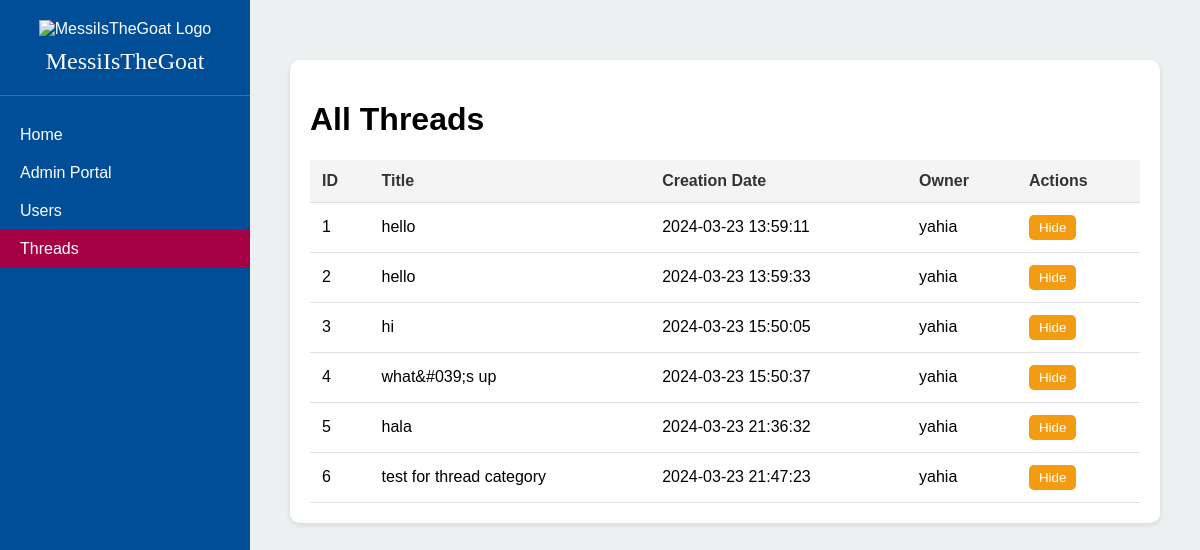
Page /PHP/AdminThreadPage.php on the committed database.
### tables this page shows
CREATE TABLE `threads` (
  `thread_id` int(11) NOT NULL,
  `title` varchar(255) NOT NULL,
  `user_id` int(11) DEFAULT NULL,
  `category_id` int(11) DEFAULT NULL,
  `creation_date` datetime DEFAULT current_timestamp(),
  `body` text DEFAULT NULL,
  `is_hidden` tinyint(1) NOT NULL DEFAULT 0
);

CREATE TABLE `users` (
  `user_id` int(11) NOT NULL,
  `username` varchar(50) NOT NULL,
  `email` varchar(100) NOT NULL,
  `password` varchar(255) NOT NULL,
  `profile_pic_blob` blob DEFAULT NULL,
  `registration_date` datetime DEFAULT current_timestamp(),
  `status` enum('active','blocked') DEFAULT 'active',
  `profile_pic_type` varchar(50) DEFAULT NULL
);

### PHP/AdminThreadPage.php (the view, shortened to what this page needs)
<?php
include 'login_status.php';
$sql = "SELECT threads.thread_id, threads.title, threads.creation_date, threads.is_hidden, users.username FROM threads JOIN users ON threads.user_id = users.user_id;";
$result = $db->query($sql);
$threads = [];
while ($row = $result->fetch_assoc()) {
    $threads[] = $row;
}
?>
<!DOCTYPE html>
<html lang="en">
<head>
    <link rel="stylesheet" href="../CSS/stylesadmin2.css">
</head>
<body>
<div class="admin-container">
    <aside class="admin-sidebar">
        <div class="logo-container">
            <img src="https://encrypted-tbn3.gstatic.com/images?q=tbn:ANd9GcQHnhWFBFpqpDEQE_DyEaYEXHwa8QY4mAsBTeZaif0XvmL1sXI2" alt="MessiIsTheGoat Logo" class="logo-image">
            <div class="logo-title">MessiIsTheGoat</div>
        </div>
        <ul class="sidebar-menu">
            <li><a href="Index.php">Home</a></li>
            <li><a href="adminPage.php">Admin Portal</a></li>
            <li><a href="AdminUser.php">Users</a></li>
            <li class="active"><a href="AdminThreadPage.php">Threads</a></li>
        </ul>
    </aside>
    <main class="admin-main">
        <div class="threads-container">
            <h1>All Threads</h1>
            <table class="threads-table">
                <thead>
                    <tr>
                        <th>ID</th>
                        <th>Title</th>
                        <th>Creation Date</th>
                        <th>Owner</th>
                        <th>Actions</th>
                    </tr>
                </thead>
                <tbody>
                    <?php foreach ($threads as $thread): ?>
                    <tr id="thread-<?php echo $thread['thread_id']; ?>">
                        <td><?php echo htmlspecialchars($thread['thread_id']); ?></td>
                        <td><?php echo htmlspecialchars($thread['title']); ?></td>
                        <td><?php echo htmlspecialchars($thread['creation_date']); ?></td>
                        <td><?php echo htmlspecialchars($thread['username']); ?></td>
                        <td>
                        <button class="action-btn <?php echo $thread['is_hidden'] ? 'unhide-btn' : 'hide-btn'; ?>" onclick="toggleVisibility(<?php echo $thread['thread_id']; ?>, <?php echo $thread['is_hidden'] ? 'true' : 'false'; ?>, this)">
                            <?php echo $thread['is_hidden'] ? 'Unhide' : 'Hide'; ?>
                        </button>
                        </td>
                    </tr>
                    <?php endforeach; ?>
                </tbody>
            </table>
        </div>
    </main>
</div>
</body>
</html>

### CSS/stylesadmin2.css (style rules this page uses)
body { margin: 0; font-family: 'Arial', sans-serif; background-color: #ECF0F1; }
.admin-container { display: flex; height: 100vh; }
.admin-sidebar { background-color: #004d98; color: white; width: 250px; padding: 20px 0; display: flex; flex-direction: column; }
.logo-container { text-align: center; padding-bottom: 20px; margin-bottom: 20px; border-bottom: 1px solid rgba(255, 255, 255, 0.2); }
.logo-image { width: 80%; height: auto; margin-bottom: 10px; }
.logo-title { color: white; font-family: 'Times New Roman', Times, serif; font-size: 24px; }
.sidebar-menu { list-style: none; padding: 0; margin: 0; flex-grow: 1; }
.sidebar-menu li a { color: white; padding: 10px 20px; text-decoration: none; display: block; font-size: 16px; transition: background-color 0.3s ease; }
.sidebar-menu li a:hover, .sidebar-menu li.active a { background-color: #a50044; }
.admin-main { flex-grow: 1; padding: 40px; overflow-y: auto; }
.threads-container { background-color: #ffffff; padding: 20px; border-radius: 10px; box-shadow: 0 2px 5px rgba(0,0,0,0.1); margin-top: 20px; }
.threads-table { width: 100%; border-collapse: collapse; margin-top: 20px; }
.threads-table thead { background-color: #f4f4f4; }
.threads-table th, .threads-table td { text-align: left; padding: 12px; border-bottom: 1px solid #e1e1e1; }
.threads-table th { color: #333; }
.active { color: #27ae60; }
.action-btn { padding: 5px 10px; margin-right: 5px; border: none; border-radius: 5px; cursor: pointer; }
.hide-btn { background-color: #f39c12; color: white; }

### rows in the picture
threads: thread_id "1", title "hello", creation_date "2024-03-23 13:59:11", user.username "yahia", is_hidden "Hide"
threads: thread_id "2", title "hello", creation_date "2024-03-23 13:59:33", user.username "yahia", is_hidden "Hide"
threads: thread_id "3", title "hi", creation_date "2024-03-23 15:50:05", user.username "yahia", is_hidden "Hide"
threads: thread_id "4", title "what&#039;s up", creation_date "2024-03-23 15:50:37", user.username "yahia", is_hidden "Hide"
threads: thread_id "5", title "hala", creation_date "2024-03-23 21:36:32", user.username "yahia", is_hidden "Hide"
threads: thread_id "6", title "test for thread category", creation_date "2024-03-23 21:47:23", user.username "yahia", is_hidden "Hide"
